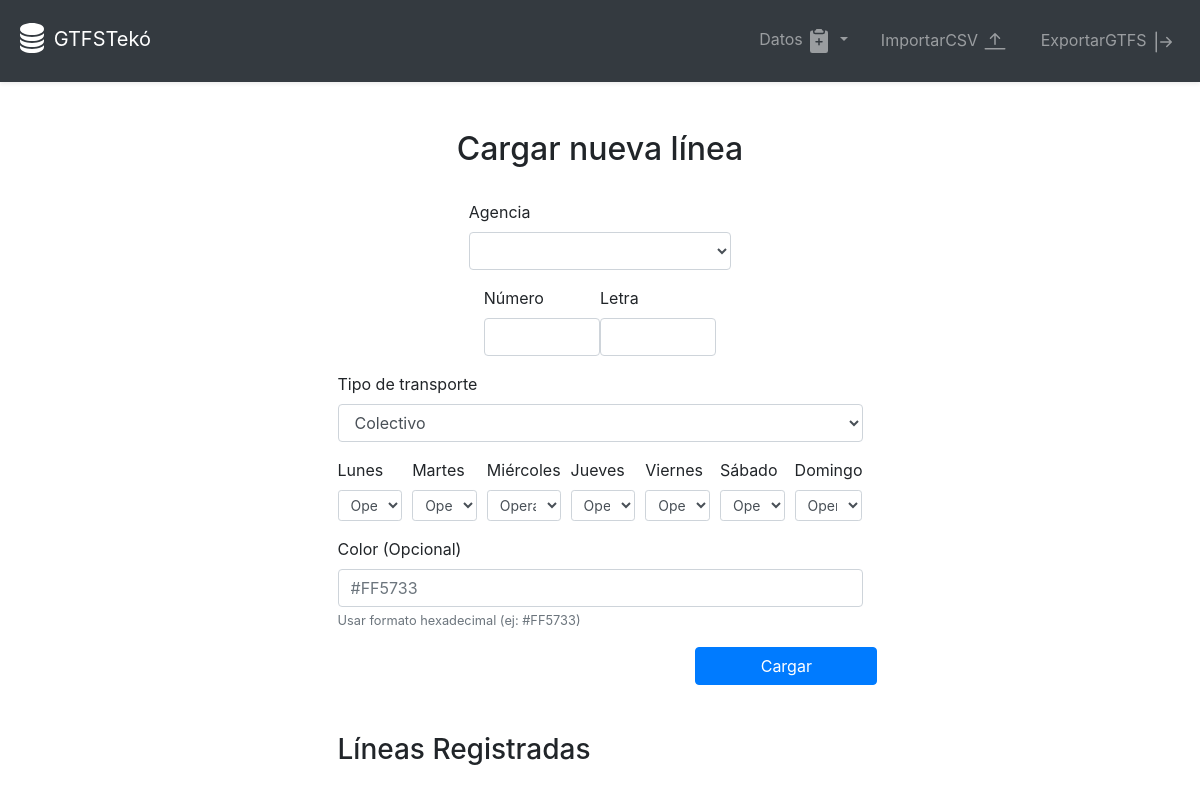
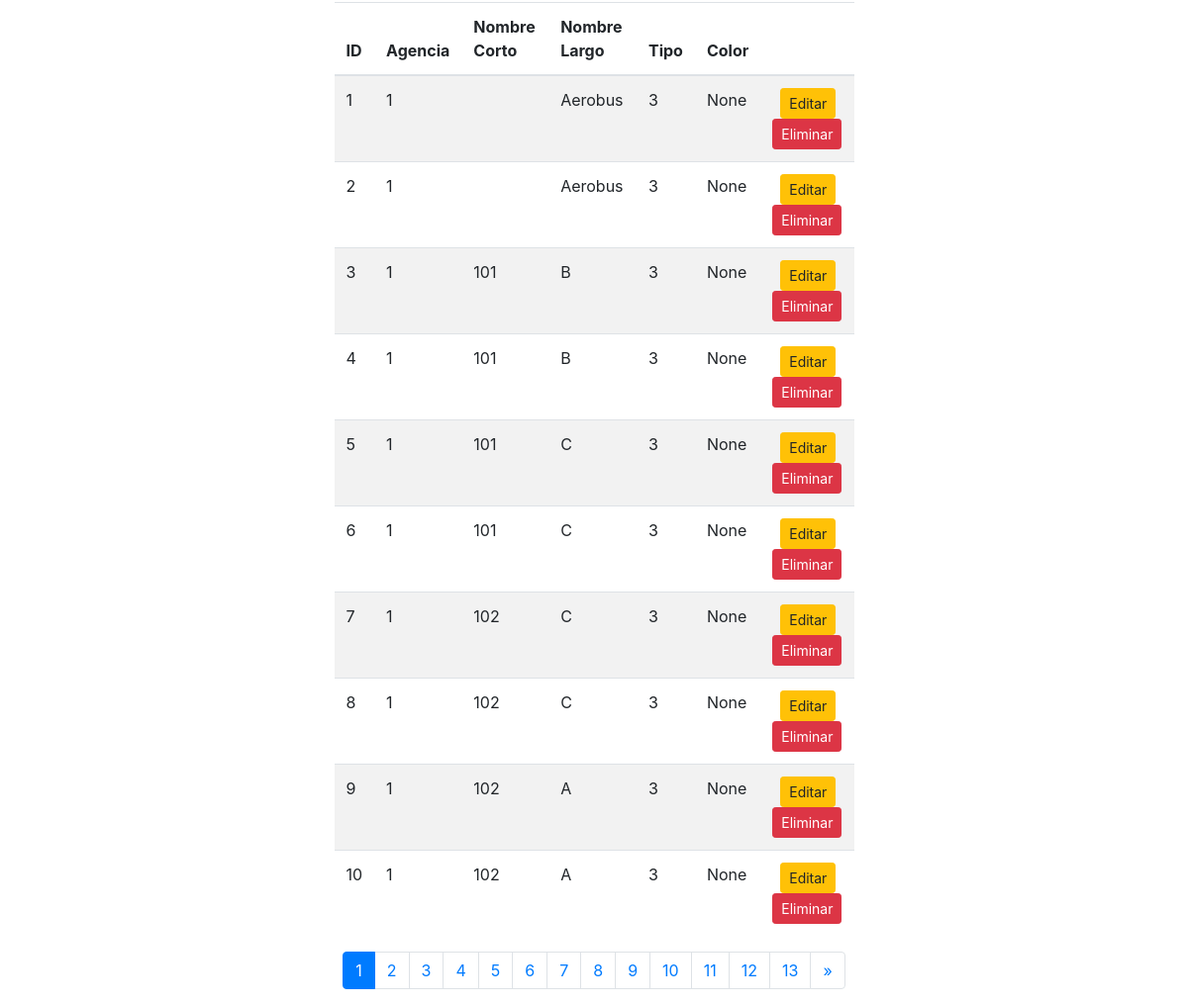
/route/cargar_routes, run on an earlier commit of the app's database (2 pictures, top to bottom).
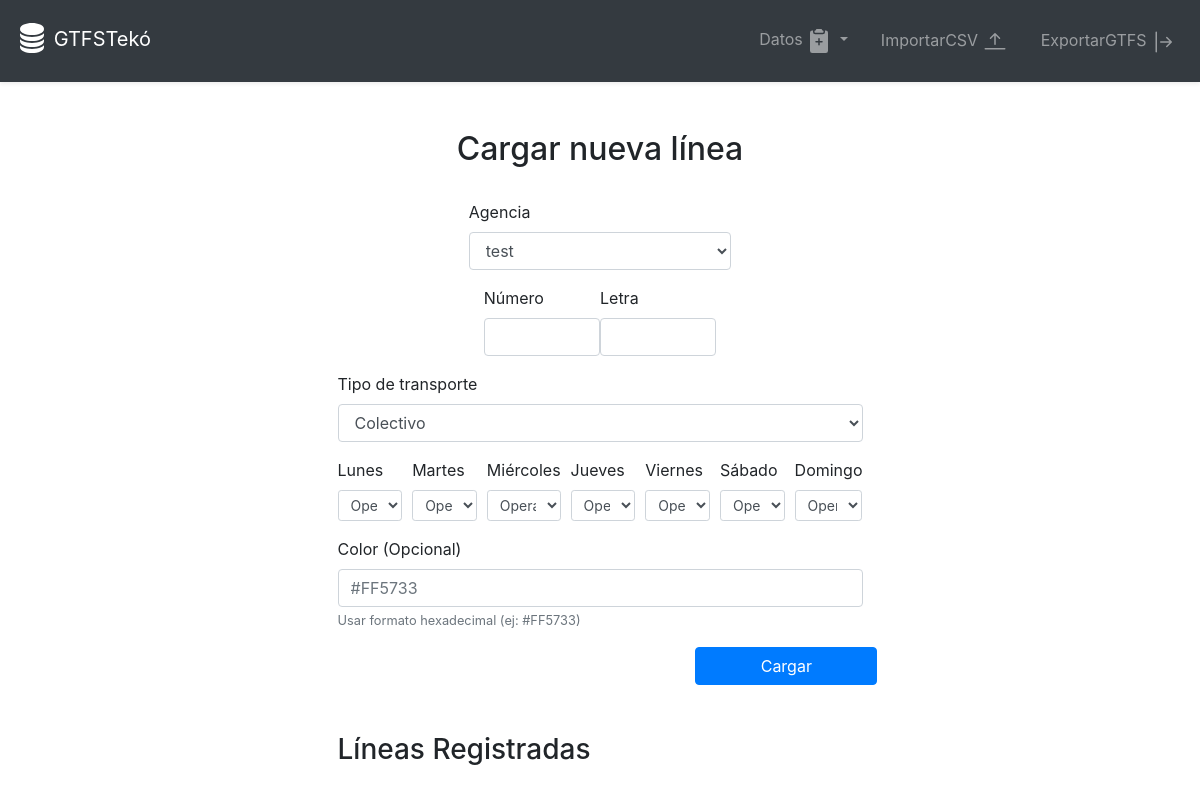
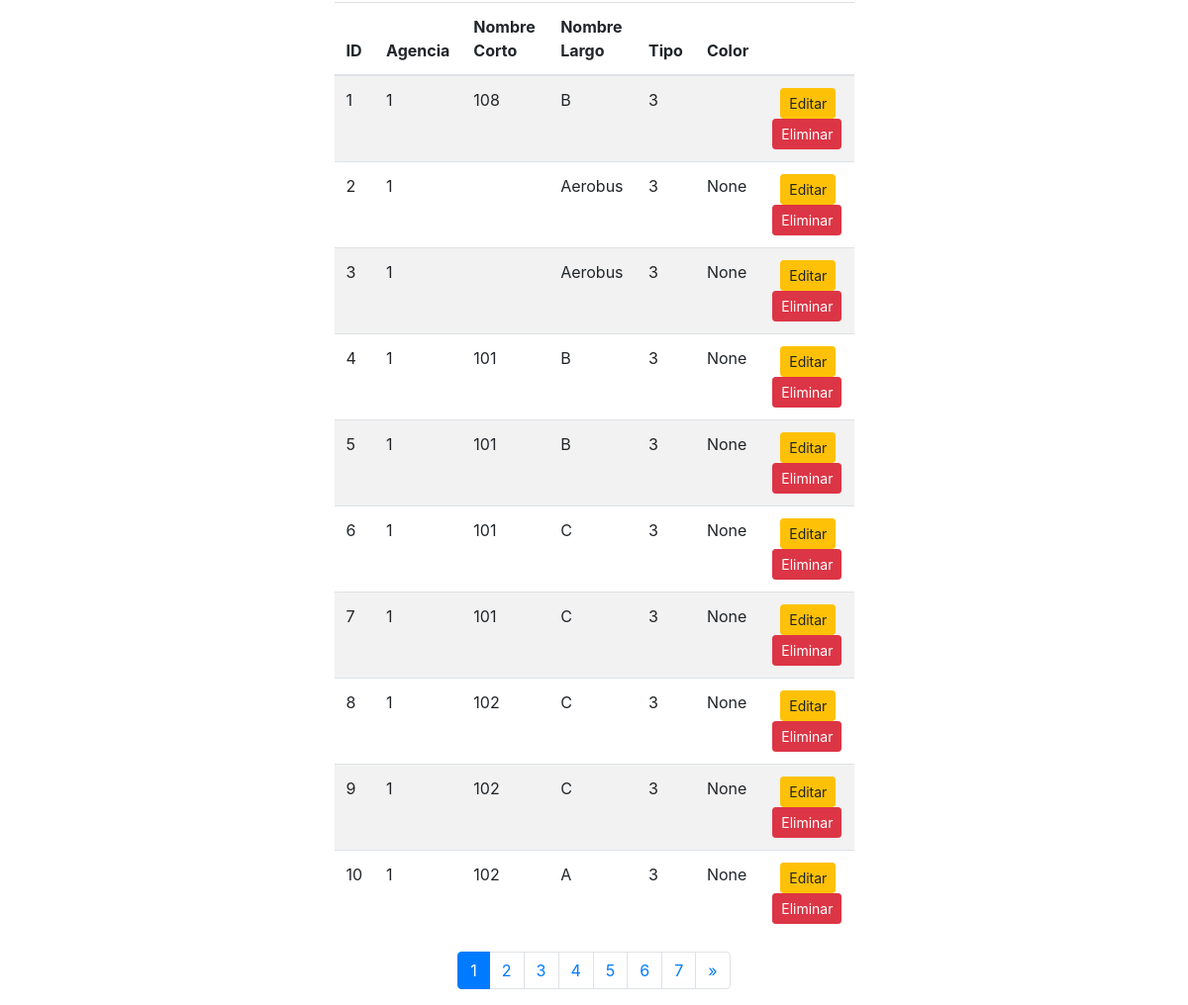
And on a later commit of the database (2 pictures, top to bottom).
### models/models.py (models this page shows)
class Route(db.Model):
    route_id = db.Column(db.Integer, primary_key=True)
    agency_id = db.Column(db.Integer, db.ForeignKey('agency.agency_id'), nullable=False)
    route_short_name = db.Column(db.String(10), nullable=False)
    route_long_name = db.Column(db.String(100), nullable=False)
    route_type = db.Column(db.Integer, nullable=False)
    route_color = db.Column(db.String(6))

### routes/route_routes.py (the view, shortened to what this page needs)
@route_bp.route('/cargar_routes', methods=['GET', 'POST'])
def cargar_routes():
    agencies = Agency.query.all()
    page = request.args.get(get_page_parameter(), type=int, default=1)  # Get the current page
    per_page = 10  # Set the number of items per page
    routes = Route.query.paginate(page=page, per_page=per_page)  # Paginate routes
    pagination = Pagination(page=page, total=routes.total, search=False, record_name='routes', per_page=per_page)
    return render_template('cargar_routes.html', agencies=agencies, routes=routes.items, pagination=pagination, current_page=page, total_pages=routes.pages)

### templates/cargar_routes.html (shortened to what this page needs)
{% extends "base.html" %}
{% block content %}
<div class="container mt-5 d-flex justify-content-center w-50 flex-column">
    <h2 class="text-center">Cargar nueva línea</h2>
    <form method="POST" class="mt-4">
        <div class="d-flex justify-content-center">
        <div class="form-group w-50">
            <label for="agency_id">Agencia</label>
            <select class="form-control" id="agency_id" name="agency_id" required>
                {% for agency in agencies %}
                    <option value="{{ agency.agency_id }}">{{ agency.agency_name }}</option>
                {% endfor %}
            </select>
        </div>
    </div>
        <div class="container d-flex justify-content-center w-50">
        <div class="form-group">
            <label for="route_short_name">Número</label>
            <input type="text" class="form-control" id="route_short_name" name="route_short_name" required>
        </div>
        <div class="form-group">
            <label for="route_long_name">Letra</label>
            <input type="text" class="form-control" id="route_long_name" name="route_long_name" required>
        </div>
    </div>
    <div class="d-flex justify-content-center flex-column">
        <div class="form-group">
            <label for="route_type">Tipo de transporte</label>
            <select class="form-control" id="route_type" name="route_type" required>
                <option value="3">Colectivo</option>
            </select>
        </div>
        <div class="form-row">
            {% for day in ['lunes', 'martes', 'miércoles', 'jueves', 'viernes', 'sábado', 'domingo'] %}
            <div class="form-group col">
                <label for="{{ day }}">{{ day|capitalize }}</label>
                <select class="form-control form-control-sm" id="{{ day }}" name="{{ day }}" required>
                    <option value="1" selected>Operativo</option>
                </select>
            </div>
            {% endfor %}
        </div>
        <div class="form-group">
            <label for="route_color">Color (Opcional)</label>
            <input type="text" class="form-control" id="route_color" name="route_color" placeholder="#FF5733" maxlength="7">
            <small class="form-text text-muted">Usar formato hexadecimal (ej: #FF5733)</small>
        </div>
    </div>
    <div class="row">
        <div class="col"></div>
        <div class="col"></div>
        <button type="submit" class="btn btn-primary col">Cargar</button>
    </div>
    </form>
    <h3 class="mt-5">Líneas Registradas</h3>
    <table class="table table-striped mt-3">
        <thead>
            <tr>
                <th>ID</th>
                <th>Agencia</th>
                <th>Nombre Corto</th>
                <th>Nombre Largo</th>
                <th>Tipo</th>
                <th>Color</th>
                <th></th>
            </tr>
        </thead>
        <tbody>
            {% for route in routes %}
                <tr>
                    <td>{{ route.route_id }}</td>
                    <td>{{ route.agency_id }}</td>
                    <td>{{ route.route_short_name }}</td>
                    <td>{{ route.route_long_name }}</td>
                    <td>{{ route.route_type }}</td>
                    <td>{{ route.route_color }}</td>
                    <td>
                        <button type="button" class="btn btn-warning btn-sm ml-2" data-toggle="modal" data-target="#editModal{{ route.route_id }}">
                            Editar
                        </button>
                        <form method="POST" action="{{ url_for('route.delete_route', route_id=route.route_id) }}" onsubmit="return confirm('¿Estás seguro de que deseas eliminar esta ruta?');">
                            <button type="submit" class="btn btn-danger btn-sm">Eliminar</button>
                        </form>
                    </td>
                </tr>
            {% endfor %}
        </tbody>
    </table>
    <nav aria-label="Page navigation">
        <ul class="pagination justify-content-center">
            {% for page_num in range(1, total_pages + 1) %}
                <li class="page-item {% if page_num == current_page %}active{% endif %}">
                    <a class="page-link" href="{{ url_for('route.cargar_routes', page=page_num) }}">{{ page_num }}</a>
                </li>
            {% endfor %}
            {% if current_page < total_pages %}
                <li class="page-item">
                    <a class="page-link" href="{{ url_for('route.cargar_routes', page=current_page + 1) }}" aria-label="Next">
                        <span aria-hidden="true">&raquo;</span>
                    </a>
                </li>
            {% endif %}
        </ul>
    </nav>
</div>
{% endblock %}

### templates/base.html (shortened to what this page needs)
<!DOCTYPE html>
<html lang="en">
<head>
    <link rel="stylesheet" href="https://stackpath.bootstrapcdn.com/bootstrap/4.5.2/css/bootstrap.min.css">
</head>
<body>
    {% include 'navbar.html' %}
    <div class="container">
        {% block content %}{% endblock %}
    </div>
</body>
</html>

### templates/navbar.html (shortened to what this page needs)
<nav class="navbar navbar-expand-lg navbar-dark bg-dark shadow-sm" style="padding: 1rem;">
    <a class="navbar-brand" href="{{ url_for('index') }}">
        GTFSTekó
    </a>
    <div class="collapse navbar-collapse" id="navbarNav">
        <ul class="navbar-nav ml-auto">
            <li class="nav-item dropdown">
                <a class="nav-link dropdown-toggle" href="#" id="navbarDropdownCargar" role="button" data-toggle="dropdown" aria-haspopup="true" aria-expanded="false">
                    Datos
                </a>
            </li>
            <li class="nav-item">
                <a class="nav-link btn ml-3" href="{{ url_for('csv_bp.importar_csv') }}">
                    ImportarCSV
                </a>
            </li>
<li class="nav-item">
    <a class="nav-link btn ml-3" href="{{ url_for('export_gtfs_bp.export_gtfs') }}">
        ExportarGTFS
    </a>
</li>
        </ul>
    </div>
</nav>

What changed in the data, as far as the page shows it:
changed Route id 1: route_short_name (not shown) → "108"; route_long_name "Aerobus" → "B"; route_color "None" → (not shown)
changed Route id 3: route_long_name "B" → "Aerobus"; route_short_name "101" → (not shown)
changed Route id 5: route_long_name "C" → "B"
changed Route id 7: route_short_name "102" → "101"
changed Route id 9: route_long_name "A" → "C"
Also different on the page:
form field agency_id: (not shown) → "test"
list line gone: "8"
list line gone: "9"
list line gone: "10"
list line gone: "11"
list line gone: "12"
list line gone: "13"
